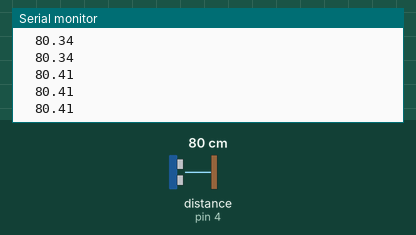
Simulated run of this sketch. Board: Arduino Uno, built with avr-gcc and run on an emulated ATmega328P. Parts: the last lines printed to the serial monitor. Wiring (inferred from the names in the program): ultrasonic range finder: trigger A1; echo pin 4. The inputs (shaded band) are chosen by the test bench; at power-on: distance to the obstacle (sensor on pin 4) 80 cm. The echo pulse lasts 58.3 µs per cm.

Above: at 1.2 s.
1.3 s: distance to the obstacle (sensor on pin 4) set to 2 cm
At 1.3 s:
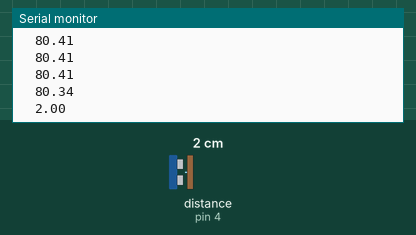
2.8 s: distance to the obstacle (sensor on pin 4) set to 4 cm
At 2.83 s:
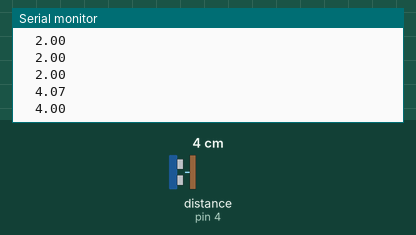
Timing chart, 0 to 5.8 s (numbered marks = the images above; inputs shaded):
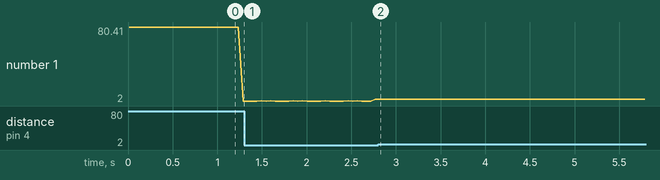

Measured:
- after the input at 2.8 s, the serial monitor: prints a new line at once (image 2)
- plotted number 1: 2 → 4.07 after the input at 1.3 s, 4.07 → 4 after the input at 2.8 s

The sketch:

US_Range_Finder_2.ino
```cpp
const int TRIG_PIN = A1;
const int ECHO_PIN = 4;
const unsigned int MAX_DIST = 23200;
float ultrasonic_dist;
void setup() {
 Serial.begin(9600);
 pinMode(TRIG_PIN, OUTPUT);
 digitalWrite(TRIG_PIN, LOW);
 pinMode(ECHO_PIN, INPUT);

}

void loop() {
unsigned long t1;
  unsigned long t2;
  unsigned long pulse_width;
  float inches;
   digitalWrite(TRIG_PIN, HIGH);
  delayMicroseconds(10);
  digitalWrite(TRIG_PIN, LOW);
  while ( digitalRead(ECHO_PIN) == 0 );

  t1 = micros();
  while ( digitalRead(ECHO_PIN) == 1);
  t2 = micros();
  pulse_width = t2 - t1;
  ultrasonic_dist = pulse_width / 58.0;
  inches = pulse_width / 148.0;
    Serial.println(ultrasonic_dist);
    Serial.print("  ");/*
  if ( pulse_width > MAX_DIST ) {
    Serial.println("Out of range");
  } else {

  }*/
  delay(50);
}
```
